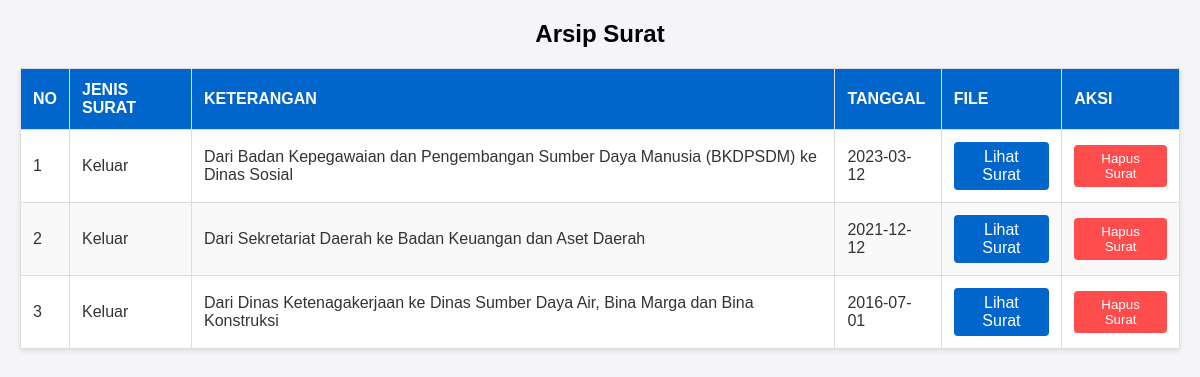
Screenshot of /Login/arsip_surat.php with the database file from the repository.
### tables this page shows
CREATE TABLE `surat_keluar` (
  `id` int(11) NOT NULL,
  `tanggal` date DEFAULT NULL,
  `asal` varchar(255) DEFAULT NULL,
  `tujuan` varchar(255) DEFAULT NULL,
  `file` varchar(255) DEFAULT NULL
);

### Login/arsip_surat.php (the view, shortened to what this page needs)
<?php
include 'db.php';
$queryMasuk = "SELECT 'Masuk' AS jenis, id, keterangan, tanggal, file FROM surat_masuk";
$queryKeluar = "SELECT 'Keluar' AS jenis, id, CONCAT('Dari ', asal, ' ke ', tujuan) AS keterangan, tanggal, file FROM surat_keluar";
$resultMasuk = mysqli_query($conn, $queryMasuk);
$resultKeluar = mysqli_query($conn, $queryKeluar);
$data = array_merge(mysqli_fetch_all($resultMasuk, MYSQLI_ASSOC), mysqli_fetch_all($resultKeluar, MYSQLI_ASSOC));
usort($data, function ($a, $b) {
    return strtotime($b['tanggal']) - strtotime($a['tanggal']);
});
?>
<!DOCTYPE html>
<html lang="en">
<head>
    <link rel="stylesheet" href="arsip_surat.css">
</head>
<body>
    <h2>Arsip Surat</h2>
    <table>
        <thead>
            <tr>
                <th>No</th>
                <th>Jenis Surat</th>
                <th>Keterangan</th>
                <th>Tanggal</th>
                <th>File</th>
                <th>Aksi</th>
            </tr>
        </thead>
        <tbody>
            <?php
            $no = 1;
            foreach ($data as $row) {
                echo "<tr>
                        <td>{$no}</td>
                        <td>{$row['jenis']}</td>
                        <td>{$row['keterangan']}</td>
                        <td>{$row['tanggal']}</td>
                        <td>";
                if (!empty($row['file'])) {
                    echo "<a href='uploads/{$row['file']}' class='btn-view' target='_blank'>Lihat Surat</a>";
                } else {
                    echo "Tidak ada file";
                }
                echo "</td>
                      <td>
                          <button onclick=\"confirmDelete({$row['id']}, '{$row['jenis']}')\" class='btn-delete'>Hapus Surat</button>
                      </td>
                    </tr>";
                $no++;
            }
            ?>
        </tbody>
    </table>
</body>
</html>

### Login/arsip_surat.css (style rules this page uses)
body { font-family: Arial, sans-serif; margin: 20px; background-color: #f4f4f9; color: #333; }
h2 { text-align: center; color: #000000; margin-bottom: 20px; }
table { width: 100%; border-collapse: collapse; margin: 0 auto; background-color: #fff; box-shadow: 0 2px 5px rgba(0, 0, 0, 0.1); }
thead { background-color: #0066cc; color: white; }
th, td { padding: 12px; text-align: left; border: 1px solid #ddd; }
tr:nth-child(even) { background-color: #f9f9f9; }
th { text-transform: uppercase; }
.btn-view { background-color: #0066cc; color: white; padding: 6px 12px; text-decoration: none; border: none; border-radius: 4px; cursor: pointer; text-align: center; display: inline-block; }
.btn-delete { background-color: #ff4d4d; color: white; padding: 6px 12px; text-decoration: none; border: none; border-radius: 4px; cursor: pointer; text-align: center; display: inline-block; }

### rows the page displays
surat_keluar: jenis "Keluar", keterangan "Dari Badan Kepegawaian dan Pengembangan Sumber Daya Manusia (BKDPSDM) ke Dinas Sosial", tanggal "2023-03-12"
surat_keluar: jenis "Keluar", keterangan "Dari Sekretariat Daerah ke Badan Keuangan dan Aset Daerah", tanggal "2021-12-12"
surat_keluar: jenis "Keluar", keterangan "Dari Dinas Ketenagakerjaan ke Dinas Sumber Daya Air, Bina Marga dan Bina Konstruksi", tanggal "2016-07-01"
